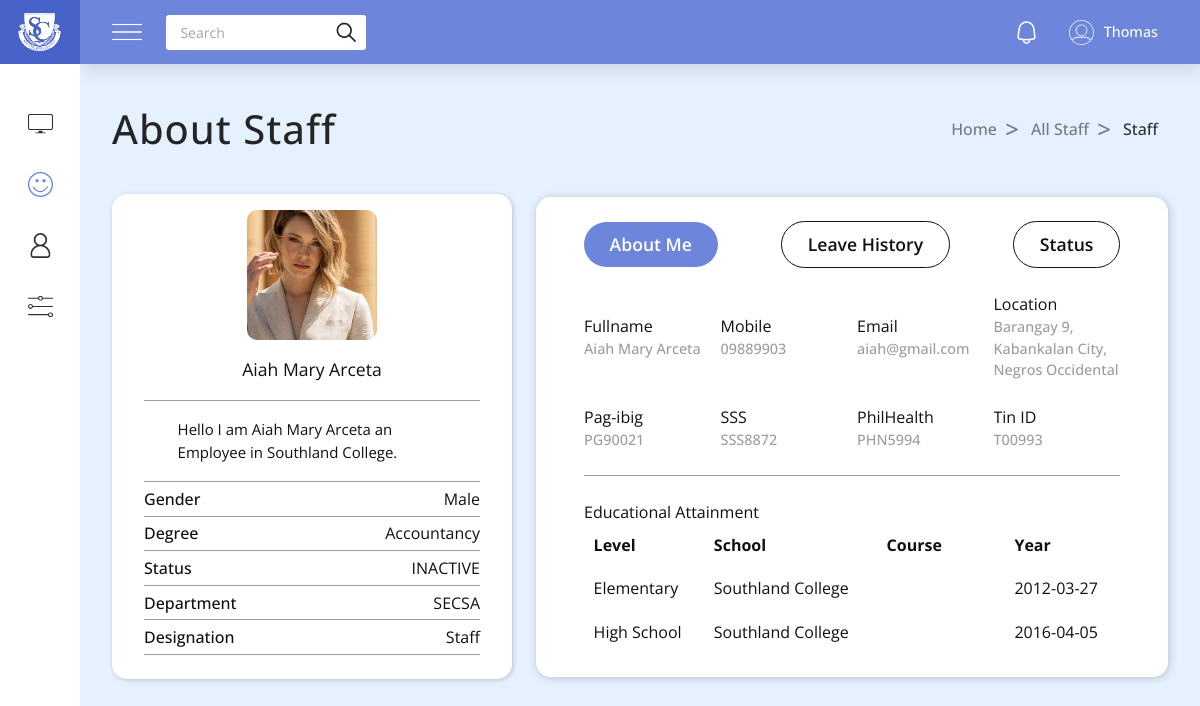
The page /admin/about_staff.php?id=20202 (signed in) on the database as committed earlier.
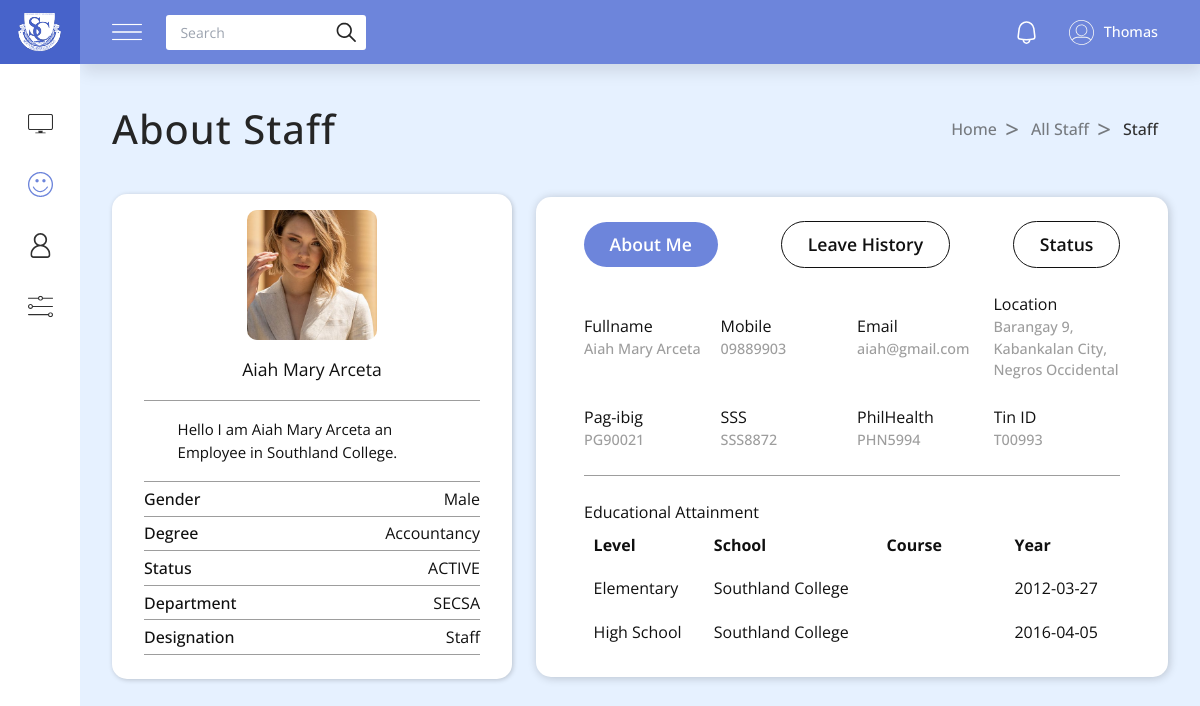
The same page on the database as committed later.
### tables this page shows
CREATE TABLE `employee_tbl` (
  `employee_id` int(11) NOT NULL,
  `fname` varchar(255) NOT NULL,
  `mname` varchar(255) NOT NULL,
  `lname` varchar(255) NOT NULL,
  `date_of_birth` date NOT NULL,
  `place_of_birth` varchar(255) NOT NULL,
  `sex` varchar(255) NOT NULL,
  `blood_type` varchar(255) NOT NULL,
  `civil_status` varchar(255) NOT NULL,
  `tin_id` varchar(100) NOT NULL,
  `citizenship` varchar(255) NOT NULL,
  `sss_no` varchar(100) NOT NULL,
  `pagibig_no` varchar(100) NOT NULL,
  `philhealth_no` varchar(100) NOT NULL,
  `height` float NOT NULL,
  `weight` float NOT NULL,
  `residential_address` varchar(255) NOT NULL,
  `permanent_address` varchar(255) NOT NULL,
  `email` varchar(255) NOT NULL,
  `contact_number` varchar(100) NOT NULL,
  `status` varchar(255) NOT NULL DEFAULT 'ACTIVE',
  `photo_path` varchar(255) DEFAULT NULL,
  `department` varchar(255) NOT NULL
);

### admin/about_staff.php (the view, shortened to what the changed rows need)
<?php
include('includes/connection.php');
if (isset($_GET['id'])) {
    $id = $_GET['id'];
    $query = "SELECT * from employee_tbl WHERE employee_id = $id";
    $query_res = mysqli_query($conn, $query);
    while ($row = mysqli_fetch_assoc($query_res)) {
        $fname = $row['fname'];
        $lname = $row['lname'];
        $email = $row['email'];
        $sex = $row['sex'];
        $contact = $row['contact_number'];
        $permanent_address = $row['permanent_address'];
        $photo_path = $row['photo_path'];
        $status = $row['status'];
        $department = $row['department'];
        $tin_id = $row['tin_id'];
        $sss_no = $row['sss_no'];
        $pagibig_no = $row['pagibig_no'];
        $philhealth_no = $row['philhealth_no'];
    }
}
?>
<!DOCTYPE html>
<html lang="en">
<head>
    <link rel="stylesheet" href="styles/nav.css" />
    <link rel="stylesheet" href="styles/about.css" />
    <script src="https://cdn.tailwindcss.com"></script>
</head>
<body>
    <?php require 'partials/nav.php' ?>
    <section class="section">
        <div class="section-title">
            <h1>About Staff</h1>
        </div>
        <div class="about-container">
            <div class="about-profile">
                <div class="prof-img">
                    <img src="<?= $photo_path ? $photo_path : "images/profile-black.svg" ?>" alt="profile">
                </div>
                <div class="profile-desc">
                    <div class="profile-name">
                        <?php echo "<h1>$fname $lname</h1>"; ?>
                    </div>
                    <div class="profile-info">
                        <p>Hello I am <?php echo "$fname $lname" ?> an Employee in Southland College.</p>
                    </div>
                    <div class="bordered-info">
                        <h3>Gender</h3>
                        <?php echo "<p>$sex</p>"; ?>
                    </div>
                    <div class="bordered-info">
                        <h3>Status</h3>
                        <span><?php echo $status ?></span>
                    </div>
                    <div class="bordered-info">
                        <h3>Department</h3>
                        <span><?php echo $department ?></span>
                    </div>
                </div>
            </div>
            <div class="about">
                <div class="info">
                    <div class="flex-1 w-1/4 overflow-hidden text-ellipsis">
                        <h3>Fullname</h3>
                        <?php echo "<p>$fname $lname</p>"; ?>
                    </div>
                    <div class="flex-1 w-1/4 overflow-hidden text-ellipsis">
                        <h3>Mobile</h3>
                        <?php echo "<p>$contact</p>"; ?>
                    </div>
                    <div class="flex-1 w-1/4 overflow-hidden text-ellipsis">
                        <h3>Email</h3>
                        <?php echo "<p>$email</p>"; ?>
                    </div>
                    <div class="flex-1 w-1/4 overflow-hidden text-ellipsis">
                        <h3>Location</h3>
                        <?php echo "<p>$permanent_address</p>"; ?>
                    </div>
                </div>
                <div class="info">
                    <div class="flex-1 w-1/4 overflow-hidden text-ellipsis">
                        <h3>Pag-ibig</h3>
                        <?php echo "<p>$pagibig_no</p>"; ?>
                    </div>
                    <div class="flex-1 w-1/4 overflow-hidden text-ellipsis">
                        <h3>SSS</h3>
                        <?php echo "<p>$sss_no</p>"; ?>
                    </div>
                    <div class="flex-1 w-1/4 overflow-hidden text-ellipsis">
                        <h3>PhilHealth</h3>
                        <?php echo "<p>$philhealth_no</p>"; ?>
                    </div>
                    <div class="flex-1 w-1/4 overflow-hidden text-ellipsis">
                        <h3>Tin ID</h3>
                        <?php echo "<p>$tin_id</p>"; ?>
                    </div>
                </div>
                <div class="desc">
                    <div class="desc-cont">
                        <table>
                            <tr>
                                <th>Level</th>
                                <th>School</th>
                                <th>Course</th>
                                <th>Year</th>
                            </tr>
                        </table>
                    </div>
                </div>
            </div>
        </div>
    </section>
</body>
</html>

Rows that differ between the two databases and show on the page:
changed employee_tbl "Aiah Mary": status "INACTIVE" → "ACTIVE"
